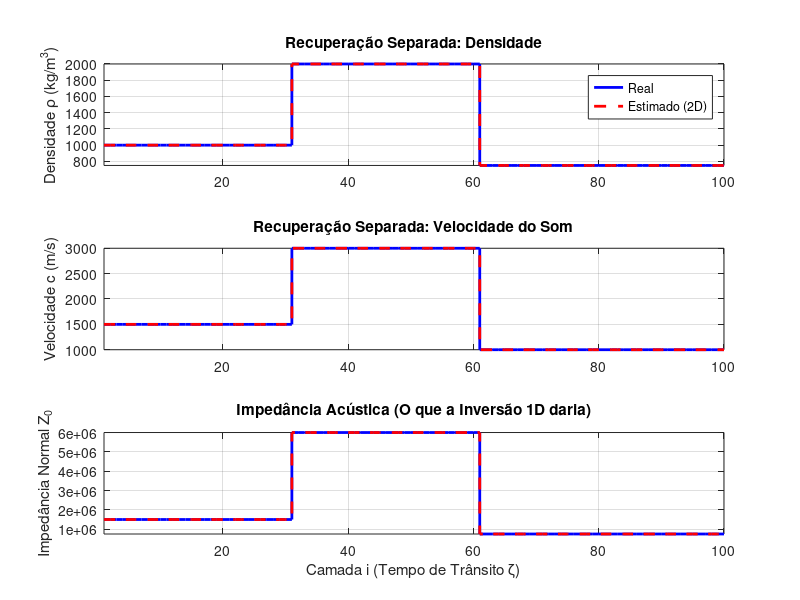

The MATLAB script that drew this image:
clear; clc; close all;

% =========================================================================
% 1. PARÂMETROS DA GRADE 2D E DO MEIO
% =========================================================================
nt = 300;     % tempo (reduzido para rodar mais rápido no teste)
ni = 100;     % profundidade (número de camadas)

nx = 21;      % Número de sensores na superfície (Canais)
dx = 40;      % Espaçamento entre sensores (m)
omega0 = 2*pi*50; % Frequência angular central assumida (50 Hz)

% Em vez de apenas Z, agora o meio real tem Densidade (rho) e Velocidade (c)
rho_real = ones(1, ni) * 1000;
c_real   = ones(1, ni) * 1500;

% Simulando suas interfaces, mas agora com rho e c separados
rho_real(31:60) = 2000;  c_real(31:60) = 3000;
rho_real(61:end) = 750;  c_real(61:end) = 1000;

% Impedância de incidência normal verdadeira (apenas para o plot final)
Z_normal_real = rho_real .* c_real;

% =========================================================================
% 2. O FRONT-END DA TRANSFORMADA DE FOURIER (Canais de Número de Onda)
% =========================================================================
% Vetor de número de onda horizontal (xi)
xi = (2*pi / (nx * dx)) * (-floor(nx/2):floor(nx/2));

% =========================================================================
% 3. PROBLEMA DIRETO (GERANDO DADOS DE SUPERFÍCIE PARA CADA CANAL)
% =========================================================================
% matrizes para guardar os dados da superfície (xi, tempo)
P2_canais = zeros(nx, nt);
W2_canais = zeros(nx, nt);

fonte2 = zeros(1, nt);
fonte2(3) = 1; % O mesmo spike do seu código original

disp('Executando Forward 1D para cada canal (Gerando dados sintéticos)...');
for m = 1:nx
    % Impedância OBLÍQUA real para o canal m: Z = (rho*c) / sqrt(1 - (c*xi/w)^2)
    Z_m = zeros(1, ni);
    for i = 1:ni
        kz = sqrt((omega0/c_real(i))^2 - xi(m)^2); % Num de onda vertical
        if isreal(kz) && kz > 0
            Z_m(i) = rho_real(i) * omega0 / kz;
        else
            Z_m(i) = Z_m(i-1); % Onda evanescente (evita crash no sintético)
        end
    end

    % --- INÍCIO DO SEU CÓDIGO FORWARD 1D (adaptado para usar Z_m) ---
    P2 = zeros(ni, nt); W2 = zeros(ni, nt);
    for j = 2:nt
        if mod(1 + j, 2) == 0 % superficie
            P2(1, j) = fonte2(j);
            U2 = Z_m(1)*W2(2, j-1) - P2(2, j-1);
            W2(1, j) = (P2(1, j) + U2) / Z_m(1);
        end
        for i = 2:ni-1 % pontos dentro
            if mod(i + j, 2) == 0
                D2 = Z_m(i-1)*W2(i-1, j-1) + P2(i-1, j-1);
                U2 = Z_m(i)*W2(i+1, j-1) - P2(i+1, j-1);
                W2(i, j) = (D2 + U2) / (Z_m(i-1) + Z_m(i));
                P2(i, j) = (Z_m(i)*D2 - Z_m(i-1)*U2) / (Z_m(i-1) + Z_m(i));
            end
        end
        if mod(ni + j, 2) == 0 % fundo
            D2 = Z_m(ni-1)*W2(ni-1, j-1) + P2(ni-1, j-1);
            W2(ni, j) = D2 / (2 * Z_m(ni-1));
            P2(ni, j) = D2 / 2;
        end
    end
    % --- FIM DO SEU CÓDIGO FORWARD 1D ---

    % Armazena APENAS a superfície lida por este canal
    P2_canais(m, :) = P2(1, :);
    W2_canais(m, :) = W2(1, :);
end
% Na vida real, P2_canais e W2_canais vêm da aplicação de fft() nos dados do sensor.

% =========================================================================
% 4. O PROBLEMA INVERSO 2D (DESCASCAMENTO CAMADA POR CAMADA)
% =========================================================================
nt2 = 2 * ni;
Z_reconstruido_2D = zeros(nx, ni); % Vai guardar a impedancia de cada camada p/ cada canal

disp('Executando Inversão DC-wp (Descascamento) por canal...');
for m = 1:nx
    % --- INÍCIO DO SEU CÓDIGO DE INVERSÃO 1D ---
    P4 = zeros(ni, nt2);
    W4 = zeros(ni, nt2);
    Z4 = zeros(1, ni);

    for j = 1:2:nt2
        P4(1, j) = P2_canais(m, j + 2);
        W4(1, j) = W2_canais(m, j + 2);
    end

    Z4(1) = P4(1, 1) / W4(1, 1);

    for i = 2:ni
        for j = i:2:(nt2 - i + 1)
            a = W4(i-1, j-1) + W4(i-1, j+1);
            b = W4(i-1, j-1) - W4(i-1, j+1);
            c = P4(i-1, j-1) + P4(i-1, j+1);
            d = P4(i-1, j-1) - P4(i-1, j+1);

            W4(i, j) = 0.5 * (a + d / Z4(i-1));
            P4(i, j) = 0.5 * (Z4(i-1) * b + c);
        end
        Z4(i) = P4(i, i) / W4(i, i);
    end
    % --- FIM DO SEU CÓDIGO DE INVERSÃO 1D ---

    Z_reconstruido_2D(m, :) = Z4; % Guarda a assinatura oblíqua desta camada
end

% =========================================================================
% 5. CONECTANDO OS CANAIS (SEPARANDO RHO E C)
% =========================================================================
% A impedância oblíqua segue a regra: Z = (rho * c) / sqrt(1 - c^2*xi^2 / w^2)
% Elevando ao quadrado e invertendo, temos uma equação de RETA:
% 1/Z^2 = [ 1 / (rho^2 * c^2) ] + [ -1 / (rho^2 * w^2) ] * xi^2
% y     =          A            +          B             * x

disp('Calculando Regressão Linear para extrair Densidade e Velocidade...');
rho_est = zeros(1, ni);
c_est   = zeros(1, ni);

x_reg = (xi(:).^2); % Eixo x da regressão

for i = 1:ni
    y_reg = 1 ./ (Z_reconstruido_2D(:, i).^2);

    % Regressão linear simples (Polinômio de grau 1)
    % p(1) é o B (inclinação), p(2) é o A (interseção)
    p = polyfit(x_reg, y_reg, 1);
    B = min(p(1), -1e-20); % Garante que seja negativo (física)
    A = max(p(2),  1e-20); % Garante que seja positivo

    % Recuperando a física a partir dos coeficientes da reta
    rho_est(i) = sqrt( -1 / (B * omega0^2) );
    c_est(i)   = sqrt(  1 / (A * rho_est(i)^2) );
end

% A Impedância normal final estimada é o produto das estimativas
Z_normal_est = rho_est .* c_est;

% =========================================================================
% 6. VISUALIZAÇÃO
% =========================================================================
figure;

% PLOT 1: DENSIDADE
subplot(3, 1, 1);
stairs(1:ni, rho_real, 'b', 'LineWidth', 2, 'DisplayName', 'Real'); hold on;
stairs(1:ni, rho_est, 'r--', 'LineWidth', 2, 'DisplayName', 'Estimado (2D)');
ylabel('Densidade \rho (kg/m^3)');
title('Recuperação Separada: Densidade');
legend; grid on; axis tight;

% PLOT 2: VELOCIDADE DO SOM
subplot(3, 1, 2);
stairs(1:ni, c_real, 'b', 'LineWidth', 2); hold on;
stairs(1:ni, c_est, 'r--', 'LineWidth', 2);
ylabel('Velocidade c (m/s)');
title('Recuperação Separada: Velocidade do Som');
grid on; axis tight;

% PLOT 3: IMPEDÂNCIA NORMAL
subplot(3, 1, 3);
stairs(1:ni, Z_normal_real, 'b', 'LineWidth', 2); hold on;
stairs(1:ni, Z_normal_est, 'r--', 'LineWidth', 2);
xlabel('Camada i (Tempo de Trânsito \zeta)');
ylabel('Impedância Normal Z_0');
title('Impedância Acústica (O que a Inversão 1D daria)');
grid on; axis tight;
